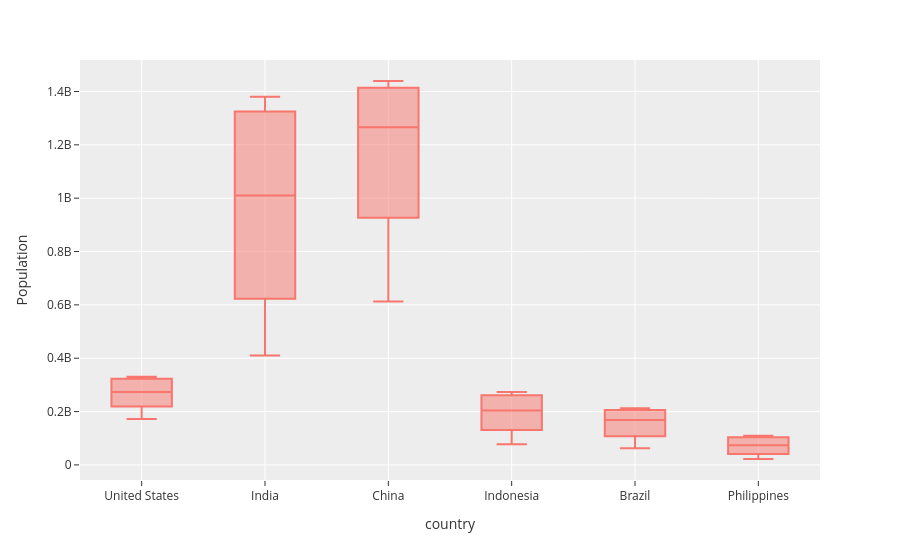

Notebook code for this chart:
### Markdown cell above
# BoxPlot

### Code cell
fig = px.box(
    df_pivot, 
    template='ggplot2',
    labels={'value': 'Population'}
)
fig.show()

### Figure 1 — Plotly figure (JSON) as saved in the notebook; plotly's stock layout.template omitted (floating-point values rounded to 4 significant figures)
{"data": [{"alignmentgroup": "True", "hovertemplate": "country=%{x}<br>Population=%{y}<extra></extra>", "legendgroup": "", "marker": {"color": "#F8766D"}, "name": "", "notched": false, "offsetgroup": "", "orientation": "v", "showlegend": false, "type": "box", "x": ["United States", "United States", "United States", "United States", "United States", "United States", "United States", "United States", "United States", "United States", "United States", "United States", "United States", "United States", "United States", "United States", "United States", "United States", "India", "India", "India", "India", "India", "India", "India", "India", "India", "India", "India", "India", "India", "India", "India", "India", "India", "India", "China", "China", "China", "China", "China", "China", "China", "China", "China", "China", "China", "China", "China", "China", "China", "China", "China", "China", "Indonesia", "Indonesia", "Indonesia", "Indonesia", "Indonesia", "Indonesia", "Indonesia", "Indonesia", "Indonesia", "Indonesia", "Indonesia", "Indonesia", "Indonesia", "Indonesia", "Indonesia", "Indonesia", "Indonesia", "Indonesia", "Brazil", "Brazil", "Brazil", "Brazil", "Brazil", "Brazil", "Brazil", "Brazil", "Brazil", "Brazil", "Brazil", "Brazil", "Brazil", "Brazil", "Brazil", "Brazil", "Brazil", "Brazil", "Philippines", "Philippines", "Philippines", "Philippines", "Philippines", "Philippines", "Philippines", "Philippines", "Philippines", "Philippines", "Philippines", "Philippines", "Philippines", "Philippines", "Philippines", "Philippines", "Philippines", "Philippines"], "x0": " ", "xaxis": "x", "y": [171700000.0, 186700000.0, 199700000.0, 209500000.0, 219100000.0, 229500000.0, 240500000.0, 252100000.0, 265200000.0, 281700000.0, 295000000.0, 309000000.0, 320900000.0, 323000000.0, 325100000.0, 327100000.0, 329100000.0, 331000000.0, 409900000.0, 450500000.0, 499100000.0, 555200000.0, 623100000.0, 699000000.0, 784400000.0, 873300000.0, 963900000.0, 1057000000.0, 1148000000.0, 1234000000.0, 1310000000.0, 1325000000.0, 1339000000.0, 1353000000.0, 1366000000.0, 1380000000.0, 612200000.0, 660400000.0, 724200000.0, 827600000.0, 926200000.0, 1000000000.0, 1076000000.0, 1177000000.0, 1241000000.0, 1291000000.0, 1331000000.0, 1369000000.0, 1407000000.0, 1414000000.0, 1421000000.0, 1428000000.0, 1434000000.0, 1439000000.0, 77270000.0, 87750000.0, 100300000.0, 114800000.0, 130700000.0, 147400000.0, 165000000.0, 181400000.0, 196900000.0, 211500000.0, 226300000.0, 241800000.0, 258400000.0, 261600000.0, 264700000.0, 267700000.0, 270600000.0, 273500000.0, 62530000.0, 72180000.0, 83370000.0, 95110000.0, 107200000.0, 120700000.0, 135300000.0, 149000000.0, 162000000.0, 174800000.0, 186100000.0, 195700000.0, 204500000.0, 206200000.0, 207800000.0, 209500000.0, 211000000.0, 212600000.0, 22180000.0, 26270000.0, 30910000.0, 35800000.0, 41290000.0, 47360000.0, 54280000.0, 61900000.0, 69780000.0, 77990000.0, 86330000.0, 93970000.0, 102100000.0, 103700000.0, 105200000.0, 106700000.0, 108100000.0, 109600000.0], "y0": " ", "yaxis": "y"}], "layout": {"boxmode": "group", "legend": {"tracegroupgap": 0}, "margin": {"t": 60}, "xaxis": {"anchor": "y", "domain": [0, 1], "title": {"text": "country"}}, "yaxis": {"anchor": "x", "domain": [0, 1], "title": {"text": "Population"}}}}
